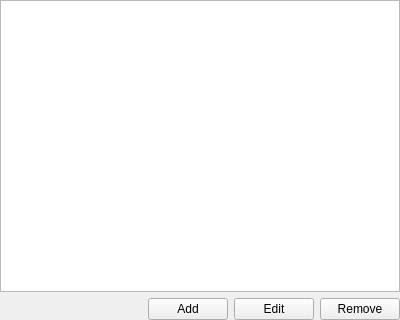
<?xml version="1.0" encoding="UTF-8"?>
<ui version="4.0">
 <class>CFGIRCNetworks</class>
 <widget class="QWidget" name="CFGIRCNetworks">
  <property name="geometry">
   <rect>
    <x>0</x>
    <y>0</y>
    <width>400</width>
    <height>320</height>
   </rect>
  </property>
  <layout class="QVBoxLayout" name="verticalLayout">
   <property name="margin">
    <number>0</number>
   </property>
   <item>
    <layout class="QVBoxLayout" name="verticalLayout_2">
     <item>
      <widget class="QTableView" name="gridNetworks">
       <property name="editTriggers">
        <set>QAbstractItemView::NoEditTriggers</set>
       </property>
       <property name="selectionMode">
        <enum>QAbstractItemView::SingleSelection</enum>
       </property>
       <property name="selectionBehavior">
        <enum>QAbstractItemView::SelectRows</enum>
       </property>
       <property name="sortingEnabled">
        <bool>true</bool>
       </property>
      </widget>
     </item>
    </layout>
   </item>
   <item>
    <layout class="QHBoxLayout" name="horizontalLayout">
     <item>
      <spacer name="horizontalSpacer">
       <property name="orientation">
        <enum>Qt::Horizontal</enum>
       </property>
       <property name="sizeHint" stdset="0">
        <size>
         <width>40</width>
         <height>20</height>
        </size>
       </property>
      </spacer>
     </item>
     <item>
      <widget class="QPushButton" name="btnAdd">
       <property name="text">
        <string>Add</string>
       </property>
      </widget>
     </item>
     <item>
      <widget class="QPushButton" name="btnEdit">
       <property name="text">
        <string>Edit</string>
       </property>
      </widget>
     </item>
     <item>
      <widget class="QPushButton" name="btnRemove">
       <property name="text">
        <string>Remove</string>
       </property>
      </widget>
     </item>
    </layout>
   </item>
  </layout>
 </widget>
 <resources/>
 <connections/>
</ui>
